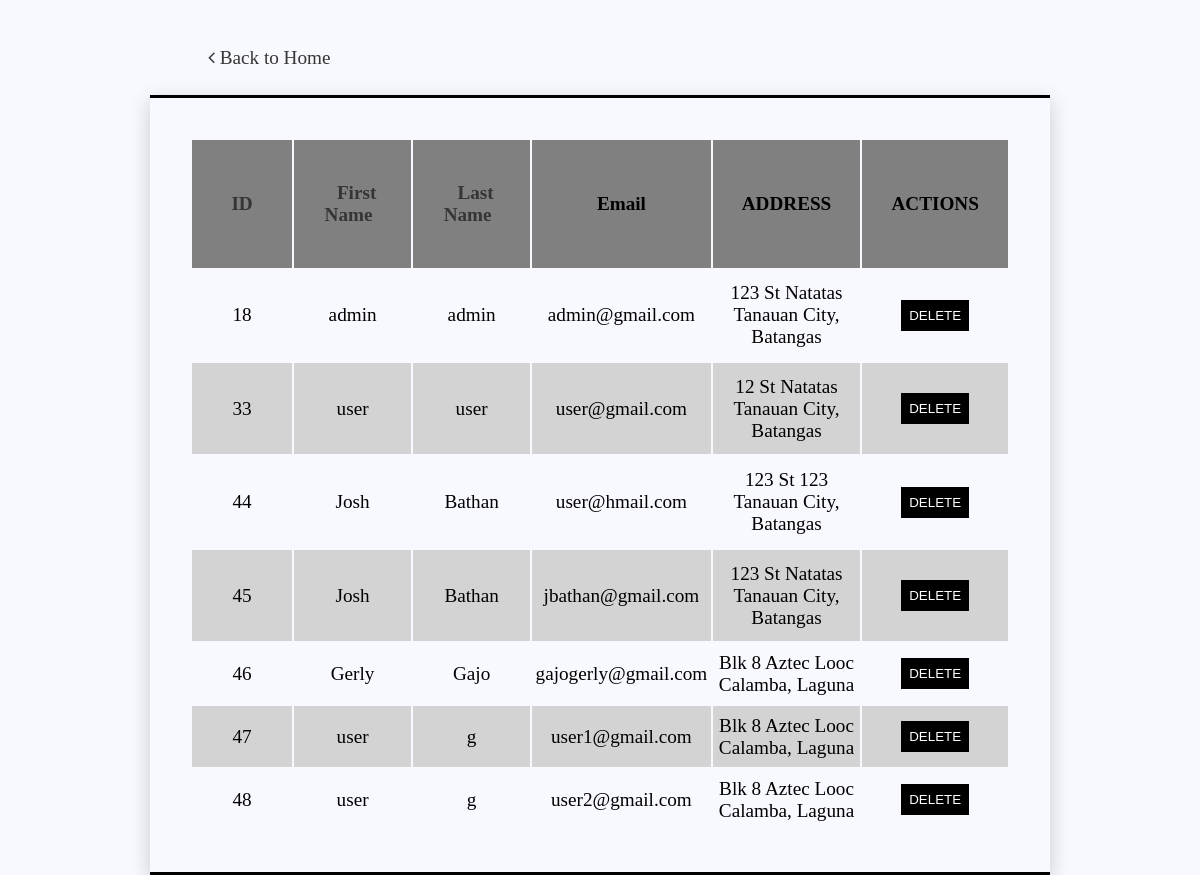
/admin/users.php, run on the app's committed database.
### tables this page shows
CREATE TABLE `users` (
  `id` int(11) NOT NULL,
  `fname` varchar(255) NOT NULL,
  `lname` varchar(255) NOT NULL,
  `email` varchar(255) NOT NULL,
  `pnumber` varchar(11) NOT NULL,
  `house_number` varchar(11) NOT NULL,
  `street` varchar(255) NOT NULL,
  `brgy` varchar(255) NOT NULL,
  `city` varchar(255) NOT NULL,
  `province` varchar(255) NOT NULL,
  `user_type` varchar(255) NOT NULL,
  `password` varchar(255) NOT NULL
);

### admin/read_users.php (called while the page is built, shortened)
<?php
    require('../functions.php');
    $sort = "ASC";
    $column = "id";
    $queryUsers = "SELECT * FROM users ORDER BY $column $sort";
    $sqlUsers = mysqli_query($db, $queryUsers);
?>

### admin/users.php (the view, shortened to what this page needs)
<?php
    require('./read_users.php');
?>
<!DOCTYPE html>
<html lang="en">
<head>
    <link rel="stylesheet" type="text/css" href="admin_style.css">
    <link rel="stylesheet" href="https://cdnjs.cloudflare.com/ajax/libs/font-awesome/4.7.0/css/font-awesome.min.css">
</head>
    <li><a href="home.php" class="fa fa-angle-left"> Back to Home</a> </li>
    <div class="main">
            <table class="read-main">
            <tr>
                <th><a href="?column=id&sort=<?php echo $sort ?>">ID</a></th>
                <th><a href="?column=fname&sort=<?php echo $sort ?>">First Name</a></th>
                <th><a href="?column=lname&sort=<?php echo $sort ?>">Last Name</a></th>
                <th>Email</th>
                <th>ADDRESS</th>
                <th>ACTIONS</th>
            </tr>
            <?php while($results = mysqli_fetch_array($sqlUsers)) { ?>
            <tr>
                <td><?php echo $results['id']?></td>
                <td><?php echo $results['fname']?></td>
                <td><?php echo $results['lname']?></td>
                <td><?php echo $results['email']?></td>
                <td><?php echo $results['house_number']. ' ' .
                $results['street']. ' '.
                $results['brgy']. ' '.
                $results['city']. ', '.
                $results['province'] ?></td>
                <td>
                    <form action="/final/admin/delete_users.php" method="post">
                        <input type="submit" name="delete" value="DELETE">
                    </form>
                </td>
            </tr>
        <?php } ?>
    </table>
    </div>
</body>
</html>

### admin/admin_style.css (style rules this page uses)
* { margin: 0px; padding: 0px; }
a { text-decoration: none; color: #353535; padding: 1vh; border-top: 20vh; }
li { margin-top: 5vh; margin-left: 25vh; list-style: none; }
.main .read-main { grid-row: 2/3; box-shadow: 0 6px 20px 0 rgba(0, 0, 0, 0.19); border-top: 3px solid rgb(0, 0, 0); border-bottom: 3px solid rgb(0, 0, 0); border-left: none; border-right: none; padding: 5vh; width: 75%; }
.main .read-main tr th { width: 200px; padding: 3vh; background-color:gray; }
.main .read-main tr:nth-child(odd) { background-color:#D3D3D3; }
.main .read-main tr td { text-align: center; }
.main .read-main tr td input[name="delete"] { background-color: rgb(0, 0, 0); color: white; border:none; padding:1vh; float: center; justify-content: center; }
.main { height: 100vh; display: grid; grid-template-rows: auto 1fr; justify-items: center; row-gap: 20px; }
.main input[type=submit] { text-align: center; }
.main .read-main { grid-row: 2/3; }
.main .read-main tr th { width: 200px; }

### data on the page
users: id "18", fname "admin", lname "admin", email "admin@gmail.com", house_number "123", street "St", brgy "Natatas", city "Tanauan City", province "Batangas"
users: id "33", fname "user", lname "user", email "user@gmail.com", house_number "12", street "St", brgy "Natatas", city "Tanauan City", province "Batangas"
users: id "44", fname "Josh", lname "Bathan", email "user@hmail.com", house_number "123", street "St", brgy "123", city "Tanauan City", province "Batangas"
users: id "45", fname "Josh", lname "Bathan", email "jbathan@gmail.com", house_number "123", street "St", brgy "Natatas", city "Tanauan City", province "Batangas"
users: id "46", fname "Gerly", lname "Gajo", email "gajogerly@gmail.com", house_number "Blk 8", street "Aztec", brgy "Looc", city "Calamba", province "Laguna"
users: id "47", fname "user", lname "g", email "user1@gmail.com", house_number "Blk 8", street "Aztec", brgy "Looc", city "Calamba", province "Laguna"
users: id "48", fname "user", lname "g", email "user2@gmail.com", house_number "Blk 8", street "Aztec", brgy "Looc", city "Calamba", province "Laguna"
